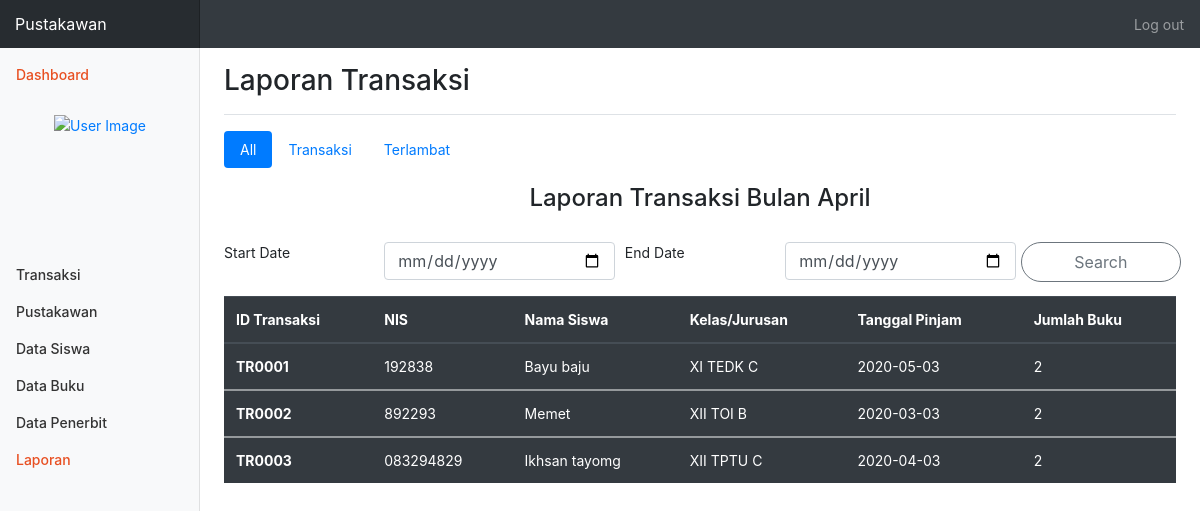
The app's page /laporan.php with its own data.
### tables this page shows
CREATE TABLE `siswa` (
  `nis` varchar(9) NOT NULL,
  `nama` varchar(100) NOT NULL,
  `alamat` varchar(150) NOT NULL,
  `jurusan` varchar(5) NOT NULL,
  `tingkat` char(5) NOT NULL,
  `kelas` char(1) NOT NULL,
  `phone` varchar(15) NOT NULL,
  `email` varchar(50) NOT NULL,
  `image` varchar(100) NOT NULL
);

CREATE TABLE `transaksi` (
  `idTransaksi` varchar(7) NOT NULL,
  `nis` varchar(10) NOT NULL,
  `idPustakawan` varchar(4) NOT NULL,
  `tglPinjam` date NOT NULL,
  `qty` int(7) NOT NULL
);

### laporan.php (the view, shortened to what this page needs)
<!DOCTYPE html>
<html lang="en">
<head>
    <link rel="stylesheet" href="assets/css/bootstrap.css">
    <link rel="stylesheet" href="css/stylelaporan.css">
    <link rel="stylesheet" type="text/css" href="fonts/montserrat/stylesheet.css">
</head>
<body>
<?php
    $id=$_SESSION['idPustakawan']."<br>";
    $nama =$_SESSION['username']."<br>";
    $akses = $_SESSION['hakUser']."<br>";
?>
    <nav class="navbar navbar-dark sticky-top bg-dark flex-md-nowrap p-0">
      <a class="navbar-brand col-sm-3 col-md-2 mr-0" href="#">Pustakawan</a>
      <ul class="navbar-nav px-3">
        <li class="nav-item text-nowrap">
          <a class="nav-link" href="logout.php">Log out</a>
        </li>
      </ul>
    </nav>
    <div class="container-fluid">
        <div class="row">
            <nav class="col-md-2 d-none d-md-block bg-light sidebar">
            <div class="sidebar-sticky">
                <ul class="nav flex-column">
                <li class="nav-item">
                    <a class="nav-link active" href="#">
                    Dashboard <span class="sr-only">(current)</span>
                    </a>
                </li>
                <li class="nav-item">
                    <div class="user-panel">
                    <?php
                    echo "<div class='photo_profil d-flex justify-content-center'>
                        <a href='edit_pustakawan.php'><img src='img_upload/".$_SESSION['image']."'class='img-circle' alt='User Image' style='width:100px; height:100px;'></a>
                        </div>
                        <div class='d-flex justify-content-center info'>
                        <p class='text-center'>".$nama."<br>
                        ".$id."
                        ".$akses."</p>
                        </div>"
                    ?>
                    </div>
                </li>
                <li class="nav-item">
                    <a class="nav-link" href="pustakawan.php">
                        Transaksi
                    </a>
                </li>
                <li class="nav-item">
                    <a class="nav-link" href="data_pustakawan.php">
                        Pustakawan
                    </a>
                </li>
                <li class="nav-item">
                    <a class="nav-link" href="data_siswa.php">
                        Data Siswa
                    </a>
                </li>
                <li class="nav-item">
                    <a class="nav-link" href="data_buku.php">
                        Data Buku
                    </a>
                </li>
                <li class="nav-item">
                    <a class="nav-link" href="data_penerbit.php">
                        Data Penerbit
                    </a>
                </li>
                <li class="nav-item">
                    <a class="nav-link active" href="laporan.php">
                        Laporan<span class="sr-only">(current)</span>
                    </a>
                </li>
                </ul>
            </div>
            </nav>
            <main role="main" class="col-md-9 ml-sm-auto col-lg-10 pt-3 px-4">
                <div class="d-flex justify-content-between flex-wrap flex-md-nowrap align-items-center pb-2 mb-3 border-bottom">
                    <h1 class="h3">Laporan Transaksi</h1>
                </div>
                <ul class="nav nav-pills mb-3" id="pills-tab" role="tablist">
                    <li class="nav-item">
                        <a class="nav-link active" id="pills-all-tab" data-toggle="pill" href="#pills-all" role="tab" aria-controls="pills-all" aria-selected="true">All</a>
                    </li>
                    <li class="nav-item">
                        <a class="nav-link" id="pills-transaksi-tab" data-toggle="pill" href="#pills-transaksi" role="tab" aria-controls="pills-transaksi" aria-selected="false">Transaksi</a>
                    </li>
                    <li class="nav-item">
                        <a class="nav-link" id="pills-terlambat-tab" data-toggle="pill" href="#pills-terlambat" role="tab" aria-controls="pills-terlambat" aria-selected="false">Terlambat</a>
                    </li>
                </ul>
                <div class="tab-content" id="pills-tabContent">
                    <div class="tab-pane fade show active" id="pills-all" role="tabpanel" aria-labelledby="pills-all-tab">
                        <div class="col-md-12 d-flex justify-content-center">
                            <h4 style="margin-bottom:30px;">Laporan Transaksi Bulan April</h4>
                        </div>
                        <div class="form">
                            <form>
                                <div class="form-row">
                                    <label for="start" class="col-md-2">Start Date</label>
                                    <div class="form-group col-md-3">
                                    <input type="date" id="start" class="form-control" placeholder="Start Date">
                                    </div>
                                    <label for="end" class="col-md-2">End Date</label>
                                    <div class="form-group col-md-3">
                                    <input type="date" id="end" class="form-control" placeholder="End Date">
                                    </div>
                                    <button class="btn btn-outline-secondary my-2 my-sm-0 col-md-2 " type="submit" style="border-radius:50px; height:40px;">Search</button>
                                </div>
                            </form>
                        </div>
                    <table class="table table-hover table-dark">
                <thead>
                    <tr>
                    <th scope="col">ID Transaksi</th>
                    <th scope="col">NIS</th>
                    <th scope="col">Nama Siswa</th>
                    <th scope="col">Kelas/Jurusan</th>
                    <th scope="col">Tanggal Pinjam</th>
                    <th scope="col">Jumlah Buku</th>
                    </tr>
                </thead>
                <?php
                    require_once ("koneksi.php");
                    $sql="SELECT t.idTransaksi, t.nis, s.nama, Concat(s.tingkat,' ',s.jurusan,' ',s.kelas)as kelas_nyatu, t.tglPinjam, t.qty, t.idPustakawan  FROM siswa s, transaksi t WHERE t.nis = s.nis";
                    $result=$db->prepare($sql);
                    $result->execute();
                    while($row = $result->fetch(PDO::FETCH_ASSOC)){
                ?>
                <tbody>
                    <tr>
                    <th scope="row"><?php echo $row['idTransaksi'];?></th>
                    <td><?php echo $row['nis'];?></td>
                    <td><?php echo $row['nama'];?></td>
                    <td><?php echo $row['kelas_nyatu'];?></td>
                    <td><?php echo $row['tglPinjam'];?></td>
                    <td><?php echo $row['qty'];?></td>
                    </tr>
                </tbody>
                <?php
                    }
                ?>
                </table>
                    </div>
                </div>
                </div>
        </div>
</body>
</html>

### css/stylelaporan.css (style rules this page uses)
body { font-size: .875rem; }
.sidebar { position: fixed; top: 0; bottom: 0; left: 0; z-index: 100; padding: 0; box-shadow: inset -1px 0 0 rgba(0, 0, 0, .1); }
.sidebar-sticky { position: -webkit-sticky; position: sticky; top: 48px; height: calc(100vh - 48px); padding-top: .5rem; overflow-x: hidden; overflow-y: auto; }
.sidebar .nav-link { font-weight: 500; color: #333; }
.sidebar .nav-link.active { color: #007bff; }
.navbar-brand { padding-top: .75rem; padding-bottom: .75rem; font-size: 1rem; background-color: rgba(0, 0, 0, .25); box-shadow: inset -1px 0 0 rgba(0, 0, 0, .25); }
.border-bottom { border-bottom: 1px solid #e5e5e5; }
.photo_profil { margin: 20px; }
.sidebar .nav-link.active { color: #e85022; }

### records on screen
siswa: transaksi.idTransaksi "TR0001", transaksi.nis "192838", nama "Bayu baju", kelas_nyatu "XI TEDK C", transaksi.tglPinjam "2020-05-03", transaksi.qty "2"
siswa: transaksi.idTransaksi "TR0002", transaksi.nis "892293", nama "Memet", kelas_nyatu "XII TOI B", transaksi.tglPinjam "2020-03-03", transaksi.qty "2"
siswa: transaksi.idTransaksi "TR0003", transaksi.nis "083294829", nama "Ikhsan tayomg", kelas_nyatu "XII TPTU C", transaksi.tglPinjam "2020-04-03", transaksi.qty "2"
